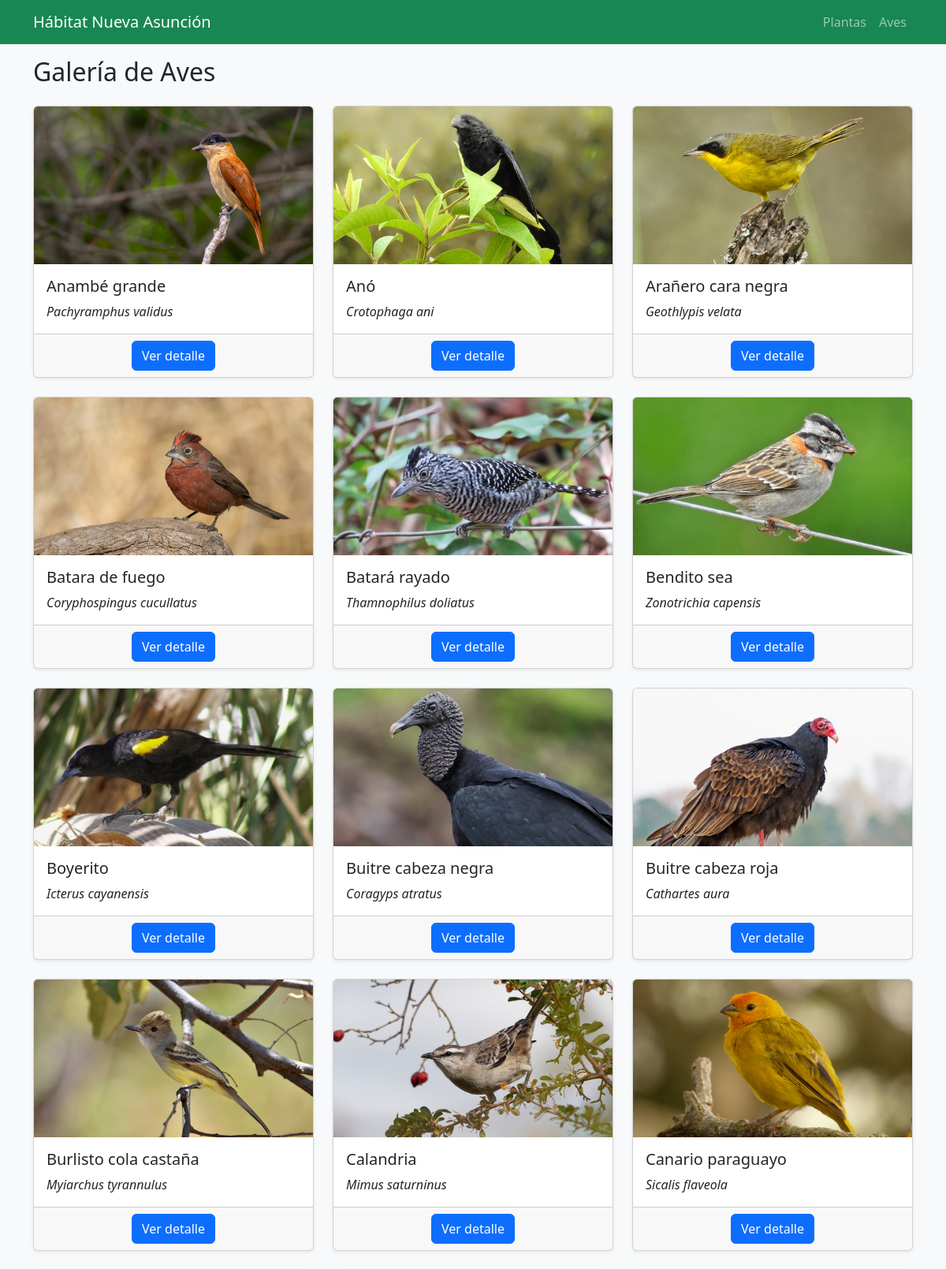
The page /galeria/aves (upper part) on the database its author committed.
### tables this page shows
CREATE TABLE aves_info (
            id INTEGER PRIMARY KEY AUTOINCREMENT,
            especie TEXT,
            nombre_comun TEXT,
            resumen TEXT,
            reino TEXT,
            filo TEXT,
            clase TEXT,
            orden TEXT,
            familia TEXT,
            genero TEXT,
            paises TEXT,
            imagen_local TEXT,
            raw_json TEXT
        );

CREATE TABLE aves (
            id INTEGER PRIMARY KEY AUTOINCREMENT,
            n INTEGER,
            orden TEXT,
            familia TEXT,
            especie TEXT,
            nombre_comun TEXT,
            s INTEGER,
            b INTEGER,
            migratoria INTEGER
        );

### app.py (the view)
@app.route("/galeria/aves")
def galeria_aves():
    conn = get_db()
    cur = conn.cursor()
    cur.execute("SELECT * FROM aves ORDER BY nombre_comun")
    aves = cur.fetchall()
    conn.close()
    data = []
    for ave in aves:
        info = get_offline_info(ave["especie"], "ave")
        data.append({
            "id": ave["id"],
            "nombre_comun": ave["nombre_comun"],
            "especie": ave["especie"],
            "imagen_local": info.get("imagen_local")
        })
    return render_template("galeria_aves.html", aves=data)

### app.py (called while the page is built)
def get_db():
    conn = sqlite3.connect(DB_PATH)
    conn.row_factory = sqlite3.Row
    return conn

### templates/galeria_aves.html
{% extends "base.html" %}
{% block content %}
<h2 class="mb-4">Galería de Aves</h2>
<div class="row row-cols-1 row-cols-md-3 g-4">
  {% for ave in aves %}
  <div class="col">
    <div class="card h-100 shadow-sm">
      {% if ave.imagen_local %}
        <img src="{{ ave.imagen_local }}" class="card-img-top" style="height: 200px; object-fit: cover;">
      {% else %}
        <img src="https://via.placeholder.com/400x200?text=Sin+Imagen" class="card-img-top">
      {% endif %}
      <div class="card-body">
        <h5 class="card-title">{{ ave.nombre_comun or ave.especie }}</h5>
        <p class="card-text"><i>{{ ave.especie }}</i></p>
      </div>
      <div class="card-footer text-center">
        <a class="btn btn-primary" href="/aves/{{ ave.id }}">Ver detalle</a>
      </div>
    </div>
  </div>
  {% endfor %}
</div>
{% endblock %}

### rows shown on the page
aves_info: imagen_local (picture)
aves: nombre_comun "Anambé grande", especie "Pachyramphus validus"
aves_info: imagen_local (picture)
aves: nombre_comun "Anó", especie "Crotophaga ani"
aves_info: imagen_local (picture)
aves: nombre_comun "Arañero cara negra", especie "Geothlypis velata"
aves_info: imagen_local (picture)
aves: nombre_comun "Batara de fuego", especie "Coryphospingus cucullatus"
aves_info: imagen_local (picture)
aves: nombre_comun "Batará rayado", especie "Thamnophilus doliatus"
aves_info: imagen_local (picture)
aves: nombre_comun "Bendito sea", especie "Zonotrichia capensis"
aves_info: imagen_local (picture)
aves: nombre_comun "Boyerito", especie "Icterus cayanensis"
aves_info: imagen_local (picture)
aves: nombre_comun "Buitre cabeza negra", especie "Coragyps atratus"
aves_info: imagen_local (picture)
aves: nombre_comun "Buitre cabeza roja", especie "Cathartes aura"
aves_info: imagen_local (picture)
aves: nombre_comun "Burlisto cola castaña", especie "Myiarchus tyrannulus"
aves_info: imagen_local (picture)
aves: nombre_comun "Calandria", especie "Mimus saturninus"
aves_info: imagen_local (picture)
aves: nombre_comun "Canario paraguayo", especie "Sicalis flaveola"
